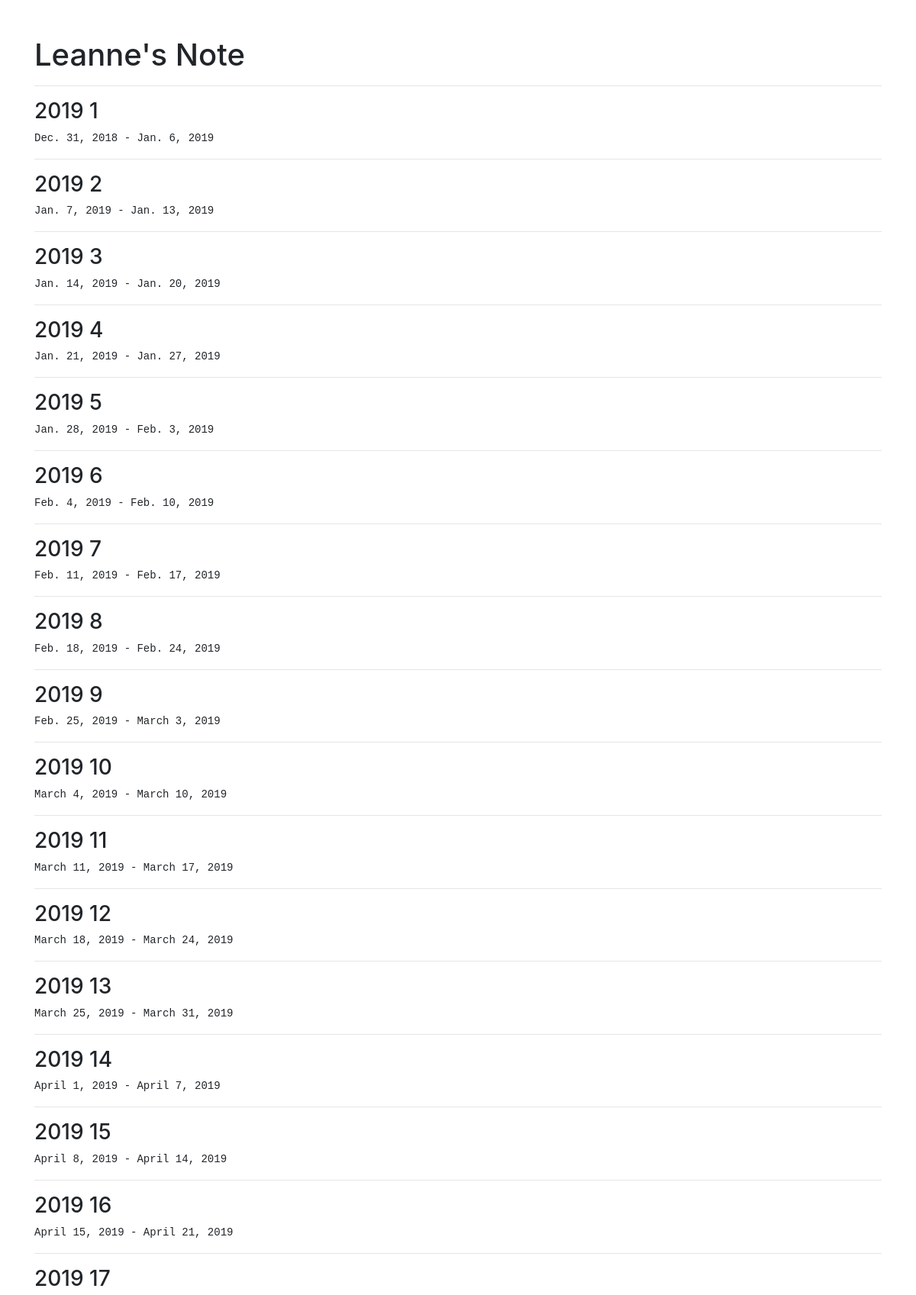
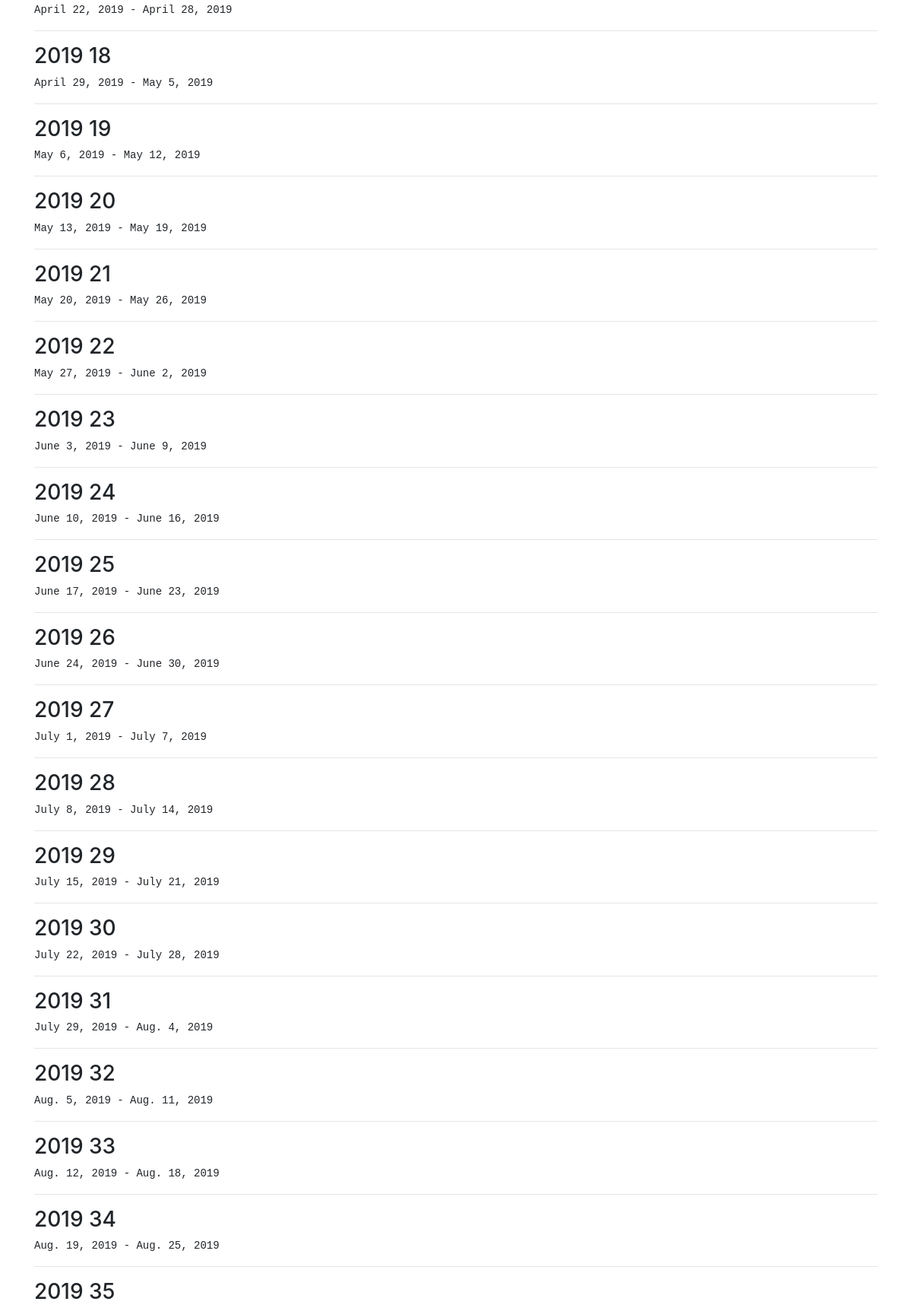
The app's page /ww/ (upper part) with its own data (2 pictures, top to bottom).
### note/models.py (models this page shows)
class Wk(models.Model):
    yr = models.IntegerField()
    num = models.IntegerField()
    date1 = models.DateField('Date From')
    date2 = models.DateField('Date To')

### note/views.py (the view)
# urls.py: path('ww/', views.ww, name='ww'),
def ww(request):
    list = Wk.objects.all()
    context = {'list': list}
    return render(request, 'note/ww.html', context)

### note/templates/note/ww.html
{% extends 'note/base.html' %}
{% load static %}
{% block content %}
<h1><br>Leanne's Note</h1>
{% for x in list %}
<hr>
<h3>{{x.yr}} {{x.num}}</h3>
<pre>{{x.date1}} - {{x.date2}} </pre>
{% endfor %}
{% endblock %}

### records on screen
Wk: yr "2019", num "1", date1 "Dec. 31, 2018", date2 "Jan. 6, 2019"
Wk: yr "2019", num "2", date1 "Jan. 7, 2019", date2 "Jan. 13, 2019"
Wk: yr "2019", num "3", date1 "Jan. 14, 2019", date2 "Jan. 20, 2019"
Wk: yr "2019", num "4", date1 "Jan. 21, 2019", date2 "Jan. 27, 2019"
Wk: yr "2019", num "5", date1 "Jan. 28, 2019", date2 "Feb. 3, 2019"
Wk: yr "2019", num "6", date1 "Feb. 4, 2019", date2 "Feb. 10, 2019"
Wk: yr "2019", num "7", date1 "Feb. 11, 2019", date2 "Feb. 17, 2019"
Wk: yr "2019", num "8", date1 "Feb. 18, 2019", date2 "Feb. 24, 2019"
Wk: yr "2019", num "9", date1 "Feb. 25, 2019", date2 "March 3, 2019"
Wk: yr "2019", num "10", date1 "March 4, 2019", date2 "March 10, 2019"
Wk: yr "2019", num "11", date1 "March 11, 2019", date2 "March 17, 2019"
Wk: yr "2019", num "12", date1 "March 18, 2019", date2 "March 24, 2019"
Wk: yr "2019", num "13", date1 "March 25, 2019", date2 "March 31, 2019"
Wk: yr "2019", num "14", date1 "April 1, 2019", date2 "April 7, 2019"
Wk: yr "2019", num "15", date1 "April 8, 2019", date2 "April 14, 2019"
Wk: yr "2019", num "16", date1 "April 15, 2019", date2 "April 21, 2019"
Wk: yr "2019", num "17", date1 "April 22, 2019", date2 "April 28, 2019"
Wk: yr "2019", num "18", date1 "April 29, 2019", date2 "May 5, 2019"
Wk: yr "2019", num "19", date1 "May 6, 2019", date2 "May 12, 2019"
Wk: yr "2019", num "20", date1 "May 13, 2019", date2 "May 19, 2019"
Wk: yr "2019", num "21", date1 "May 20, 2019", date2 "May 26, 2019"
Wk: yr "2019", num "22", date1 "May 27, 2019", date2 "June 2, 2019"
Wk: yr "2019", num "23", date1 "June 3, 2019", date2 "June 9, 2019"
Wk: yr "2019", num "24", date1 "June 10, 2019", date2 "June 16, 2019"
Wk: yr "2019", num "25", date1 "June 17, 2019", date2 "June 23, 2019"
Wk: yr "2019", num "26", date1 "June 24, 2019", date2 "June 30, 2019"
Wk: yr "2019", num "27", date1 "July 1, 2019", date2 "July 7, 2019"
Wk: yr "2019", num "28", date1 "July 8, 2019", date2 "July 14, 2019"
Wk: yr "2019", num "29", date1 "July 15, 2019", date2 "July 21, 2019"
Wk: yr "2019", num "30", date1 "July 22, 2019", date2 "July 28, 2019"
Wk: yr "2019", num "31", date1 "July 29, 2019", date2 "Aug. 4, 2019"
Wk: yr "2019", num "32", date1 "Aug. 5, 2019", date2 "Aug. 11, 2019"
Wk: yr "2019", num "33", date1 "Aug. 12, 2019", date2 "Aug. 18, 2019"
Wk: yr "2019", num "34", date1 "Aug. 19, 2019", date2 "Aug. 25, 2019"
Wk: yr "2019", num "35"
